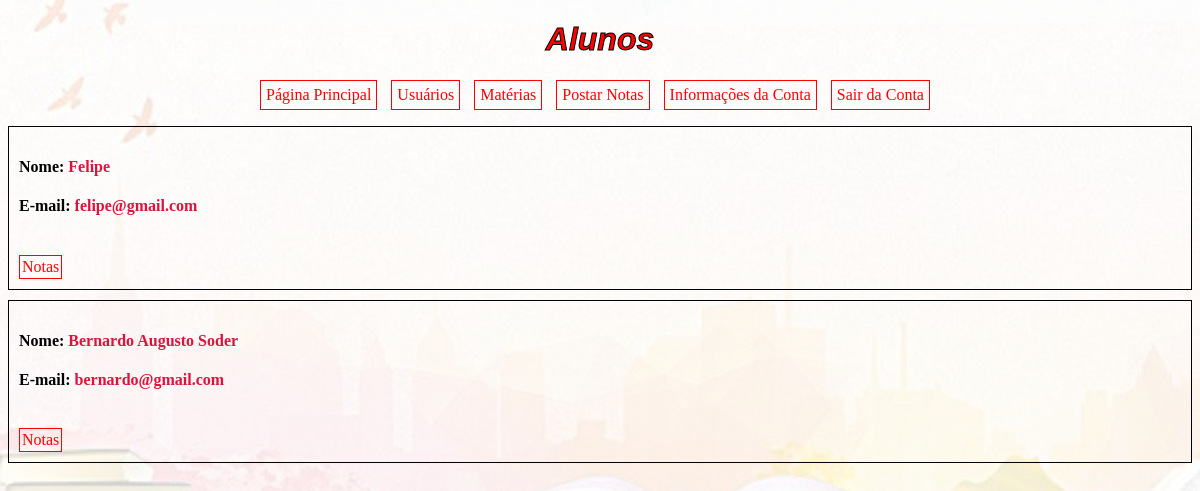
/views/usuario/alunos.php (signed in), run on the app's committed database.
### tables this page shows
CREATE TABLE `usuario` (
  `id_usuario` int(11) NOT NULL,
  `id_tipo_usuario` int(11) NOT NULL,
  `nome` varchar(255) NOT NULL,
  `email` varchar(255) NOT NULL,
  `senha` varchar(255) NOT NULL
);

### models/DAL/usuarioDAO.php (called while the page is built, shortened)
<?php
    class usuarioDAO{
        public function buscarAlunos(){
            $conexao = (new conexao)->getConexao();
            $sql = "SELECT * FROM usuario WHERE id_tipo_usuario = 2;";
            $stmt = $conexao->prepare($sql);
            $stmt->execute();
            return $stmt->fetchAll(PDO::FETCH_ASSOC);
        }
    }
?>

### models/usuarioModel.php (called while the page is built, shortened)
<?php
    require_once 'DAL/usuarioDAO.php';
    class usuarioModel {
        public function __construct(?int $idUsuario = null, ?int $idTipoUsuario = null, ?string $nome = null, ?string $email = null, ?string $senha = null) {
            $this->idUsuario = $idUsuario;
            $this->nome = $nome;
            $this->email = $email;
        }
        public function buscarAlunos(){
            $usuarioDAO = new usuarioDAO();
            $usuarios = $usuarioDAO->buscarAlunos();
                foreach ($usuarios as $chave => $usuario) {
                    $usuarios[$chave] = new usuarioModel($usuario['id_usuario'], $usuario['id_tipo_usuario'], $usuario['nome'], $usuario['email'], $usuario['senha']);
            }
            return $usuarios;
        }
    }
?>

### views/usuario/alunos.php (the view, shortened to what this page needs)
<!DOCTYPE html>
<html lang="pt-br">
<head>
    <link rel="stylesheet" href="../../public/css/style.css">
</head>
<?php
    require_once '../../models/usuarioModel.php';
    $usuarioModel = new usuarioModel();
    $alunos = $usuarioModel->buscarAlunos();
?>
<body>
    <header>
        <h1>Alunos</h1>
    </header>
    <?php foreach ($alunos as $aluno) :?>
        <tr>
            <div>
            <h4>Nome: <label style="color: crimson;" for="nome"><?=$aluno->nome; ?></label></h4>
            <h4>E-mail: <label style="color: crimson;" for="email"><?=$aluno->email; ?></label></h4>
                <td>
                <br>
                <a id="notas" href="../materia/materiasAluno.php?idUsuario=<?=$aluno->idUsuario;?>" name="notas" id="notas">Notas</a>
                </td>
                <br>
            </div>
        </tr>
     <?php endforeach; ?>
</body>
</html>

### public/css/style.css (style rules this page uses)
.menu-list { text-align: center; padding: 0; }
.menu-list li { display: inline-block; margin-right: 10px; }
.menu-list li a { padding: 5px; }
a { display: inline-block; padding: 2px; border: 1px solid; text-decoration: none; color: red }
html { background-image: url('background.jpg'); background-color: rgba(255, 255, 255, 0.8); background-blend-mode: overlay; background-size: cover; background-position-y: 600px; background-size: 1400px; height: auto; width: auto; }
h1 { text-align: center; color: red; -webkit-text-stroke: 1px black; font-family: sans-serif; font-weight: bold; font-style: italic; }
div { border: 1px solid black; color: black; text-decoration: none; padding: 10px; margin-bottom: 10px; display: block; }

### data on the page
usuario: nome "Felipe", email "felipe@gmail.com"
usuario: nome "Bernardo Augusto Soder", email "bernardo@gmail.com"
